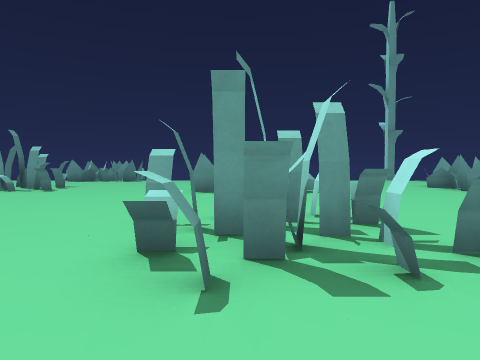
view 1 (above)

24 first-person views from a walk through a 3-D level made in the Godot game engine. The camera is 1.4 m above the floor, tilts 2° down and sees 70° across. The floor is counted in squares, 2 m on a side. Each view is taken from the middle of a square. On the plan, view 1 faces up. The plan holds only what a view shows up to about 11 squares ahead; the rest is blank. The place goes on beyond the plan. Characters and animated objects are left out. Some surface patterns are stand-ins.

view 2
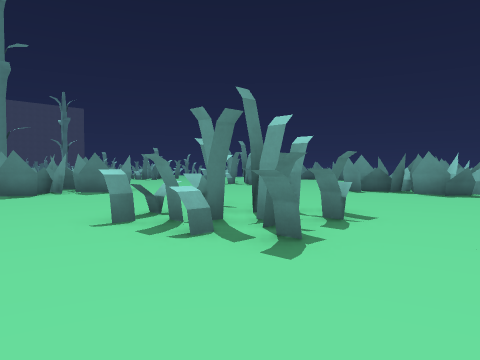

view 3
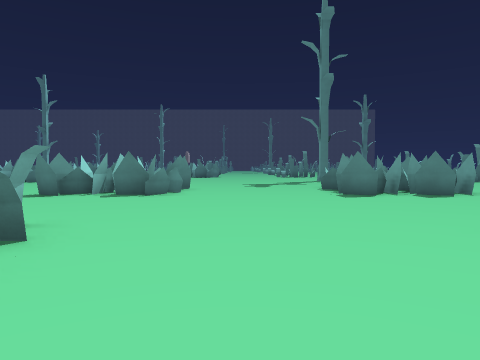

view 4
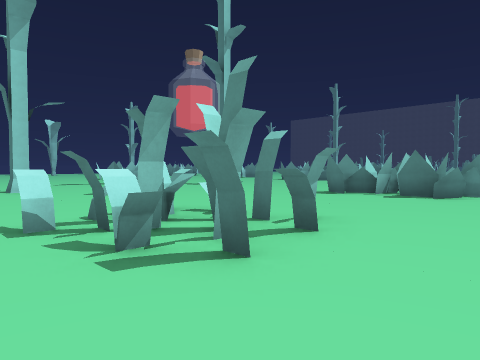

view 5
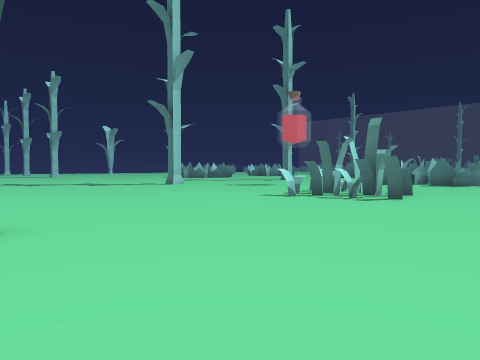

view 6
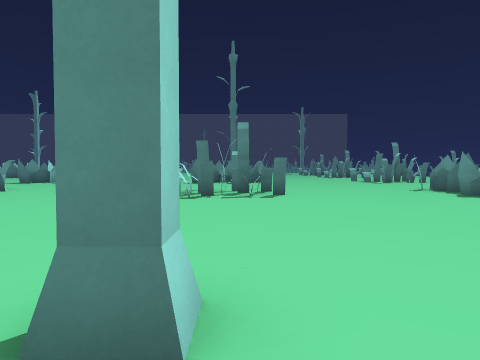

view 7
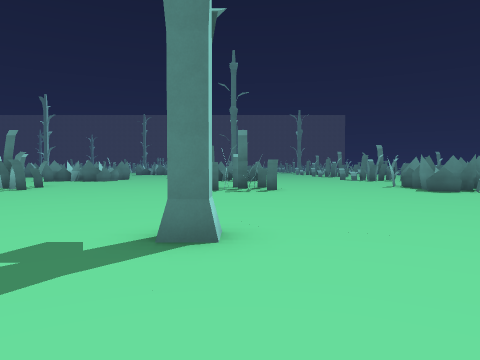

view 8
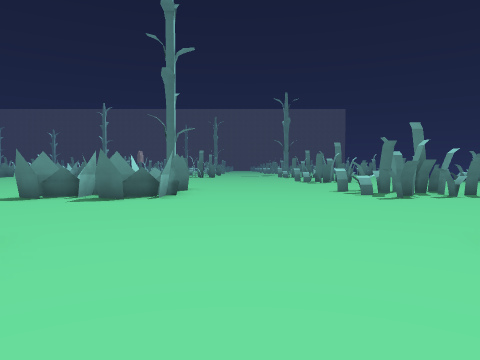

view 9
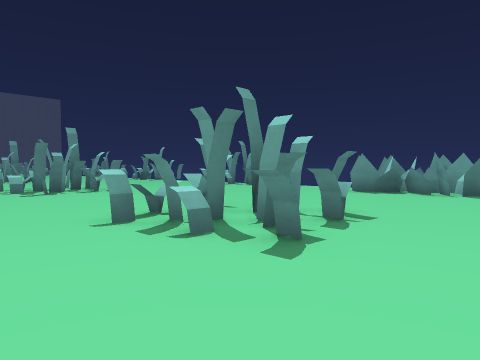

view 10
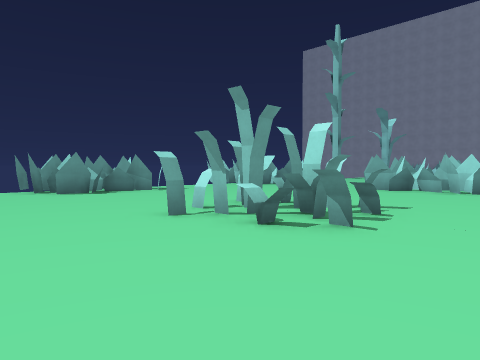

view 11
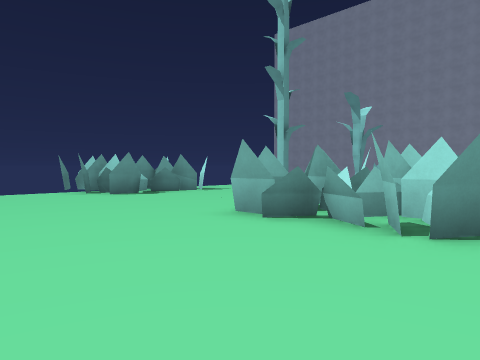

view 12
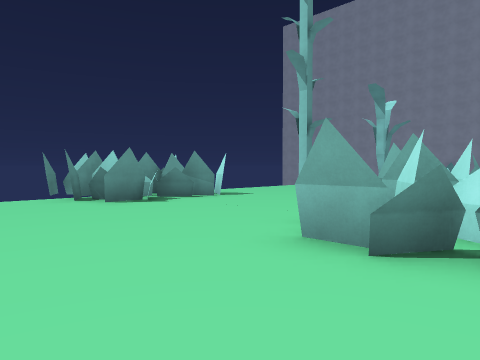

view 13
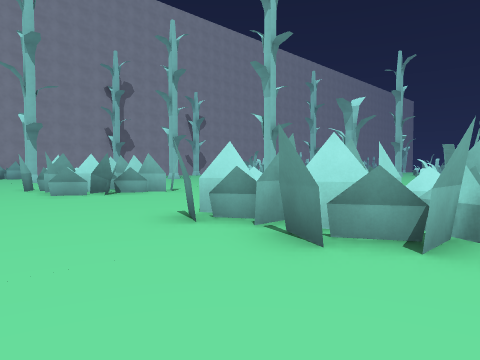

view 14
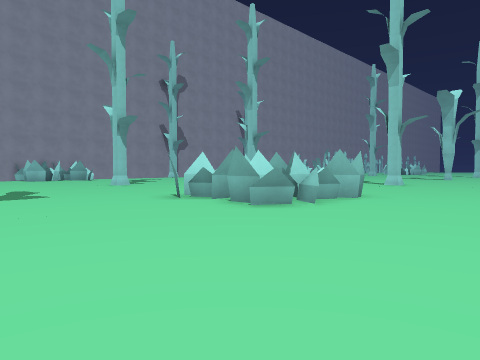

view 15
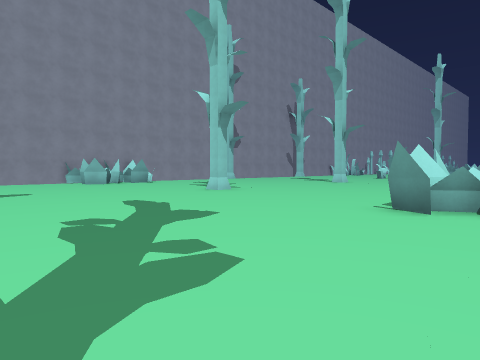

view 16
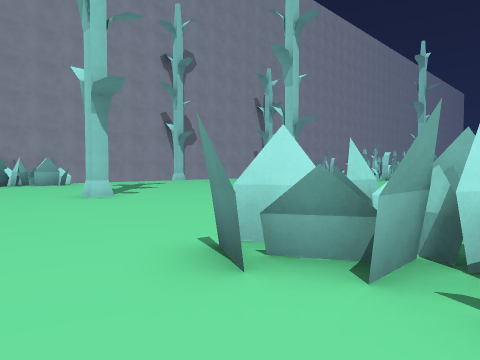

view 17
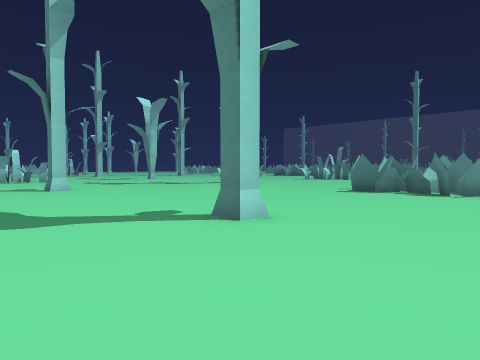

view 18
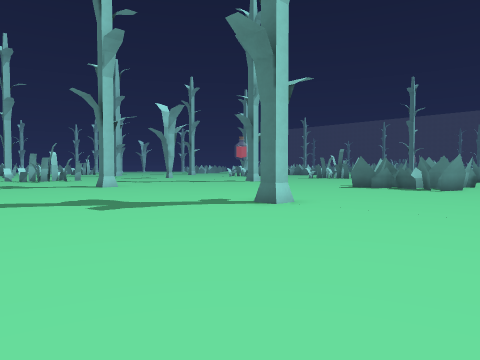

view 19
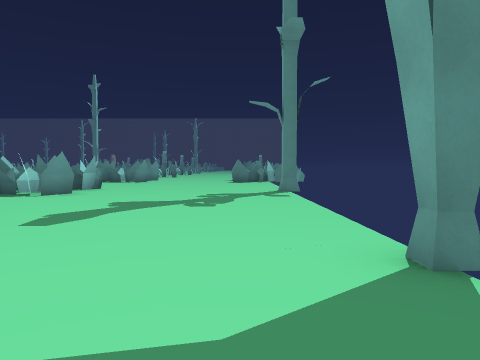

view 20
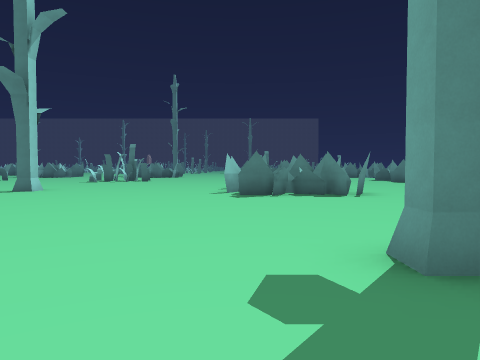

view 21
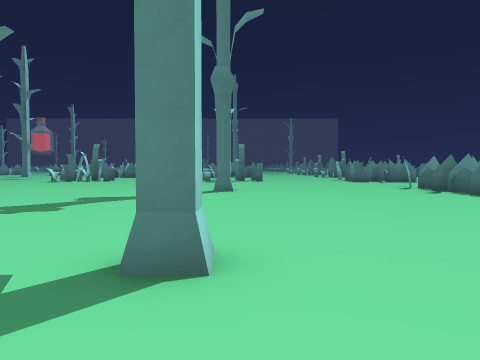

view 22
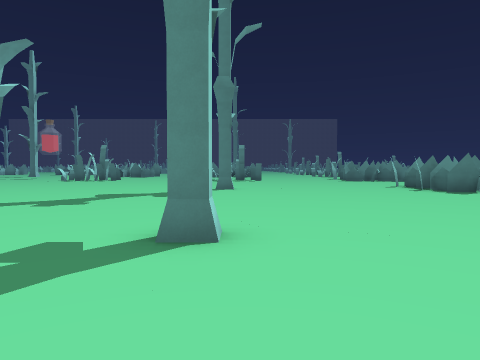

view 23
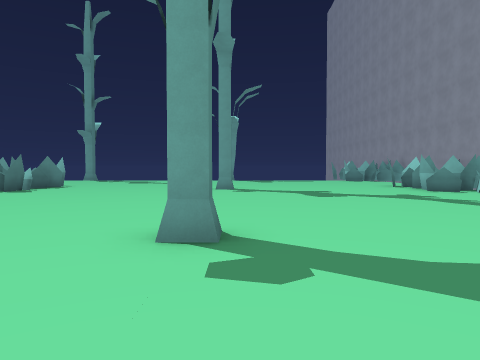

view 24
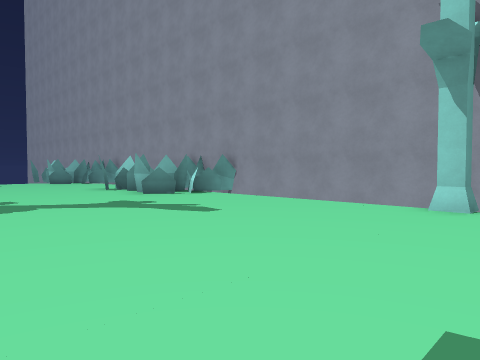

### Floor plan
Key: @ floor where view 1 was taken; # wall or solid block; . floor; = window, fence, low wall or low ledge.
Columns run from 13 left of view 1 to 26 right of it. Each row starts with its distance up from view 1.
 21     #       #
 20     #       #  #     ##      ##
 19    .####  ..####.    ...........
 18    .####  ..####.... ............
 17    ..... .........................
 16   ..................................
 15   ..................................
 14   ..................................
 13 .....=#.....##.#....=###............#
 12 ....###=....####....####............##
 11 ....=###....####....####......#.....###
 10 .....#=.....###=....#.##............=###
  9  ..................................... #
  8  ..................................... #
  7     .................................. #
  6     .................................. #
  5     ####.....=#....................... #
  4     ####....###=......................##
  3     ###.....=###......#.......#.......##
  2     =###.....#=....................
  1      ...........................
  0      ........@............... .
 -1      ......................
 -2      .....................
 -3      ##=.....=#.........
 -4      ###....###=......
 -5      ###....=###......
 -6       ##.....#=.......
 -7       ................

Positions as (right, up) in squares from view 1, and headings:
1: (0, 0), facing up
2: (4, 0), facing up-left
3: (3, -1), facing left
4: (3, -1), facing down-left
5: (9, 0), facing down-left
6: (10, 4), facing left
7: (12, 4), facing left
8: (2, 7), facing left
9: (-4, 8), facing up-left
10: (-12, 8), facing up-right
11: (-5, 9), facing up-right
12: (-4, 11), facing up-right
13: (-2, 16), facing down-right
14: (3, 18), facing down-right
15: (8, 19), facing down-right
16: (8, 15), facing down-right
17: (20, 15), facing down-left
18: (22, 16), facing down-left
19: (19, 18), facing left
20: (19, 10), facing left
21: (19, 4), facing left
22: (20, 4), facing left
23: (17, 0), facing up
24: (18, 2), facing up-right
